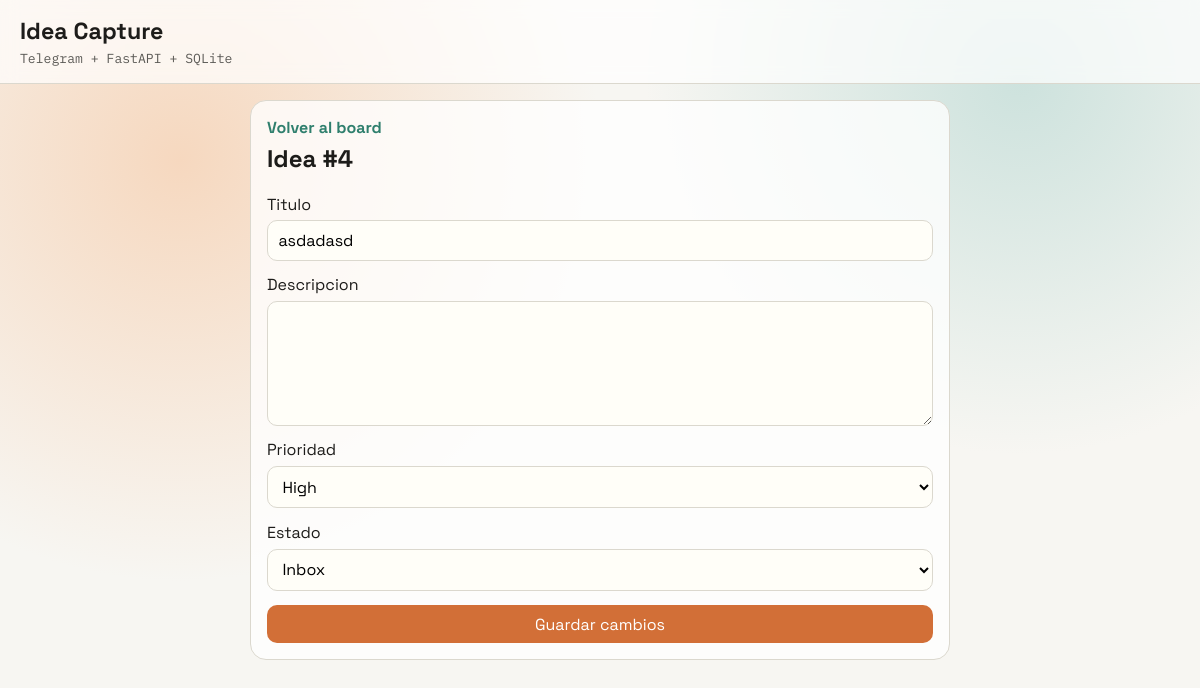
/ideas/4, run on the app's committed database.
### app/models.py (models this page shows)
class Idea(Base):
    __tablename__ = "ideas"
    id: Mapped[int] = mapped_column(Integer, primary_key=True, index=True)
    title: Mapped[str] = mapped_column(String(180), nullable=False)
    description: Mapped[str | None] = mapped_column(Text, nullable=True)
    status: Mapped[str] = mapped_column(String(20), default="inbox", nullable=False, index=True)
    priority: Mapped[str] = mapped_column(String(20), default="med", nullable=False)
    source: Mapped[str] = mapped_column(String(20), default="web", nullable=False)
    telegram_user_id: Mapped[int | None] = mapped_column(Integer, nullable=True, index=True)
    created_at: Mapped[datetime] = mapped_column(DateTime, default=datetime.utcnow, nullable=False)
    updated_at: Mapped[datetime] = mapped_column(
        DateTime,
        default=datetime.utcnow,
        onupdate=datetime.utcnow,
        nullable=False,
    )

### app/main.py (the view)
@app.get("/ideas/{idea_id}", response_class=HTMLResponse)
def idea_detail(idea_id: int, request: Request, db: Session = Depends(get_db)) -> HTMLResponse:
    idea = crud.get_idea(db, idea_id)
    if not idea:
        raise HTTPException(status_code=404, detail="Idea not found")
    return templates.TemplateResponse("idea_detail.html", {"request": request, "idea": idea})

### app/templates/idea_detail.html (shortened to what this page needs)
{% extends "base.html" %}
{% block content %}
<section class="detail">
  <a href="/" class="back">Volver al board</a>
  <h2>Idea #{{ idea.id }}</h2>
  <form action="/ideas/{{ idea.id }}/edit" method="post" class="detail-form">
    <label>
      Titulo
      <input type="text" name="title" value="{{ idea.title }}" required maxlength="180" />
    </label>
    <label>
      Descripcion
      <textarea name="description" rows="5">{{ idea.description or "" }}</textarea>
    </label>
    <label>
      Prioridad
      <select name="priority">
        <option value="high" {% if idea.priority == "high" %}selected{% endif %}>High</option>
      </select>
    </label>
    <label>
      Estado
      <select name="status">
        <option value="inbox" {% if idea.status == "inbox" %}selected{% endif %}>Inbox</option>
      </select>
    </label>
    <button type="submit">Guardar cambios</button>
  </form>
</section>
{% endblock %}

### app/static/styles.css (style rules this page uses)
:root { --bg: #f7f6f2; --panel: #fffef8; --ink: #1d1c1a; --muted: #5b5a56; --line: #dbd8ce; --accent: #d26f37; --accent-2: #2f7f6d; }
* { box-sizing: border-box; }
body { margin: 0; font-family: "Space Grotesk", sans-serif; color: var(--ink); background: radial-gradient(circle at 15% 20%, #f6d8bf 0%, transparent 35%), radial-gradient(circle at 85% 10%, #cde2dd 0%, transparent 30%), var(--bg); min-height: 100vh; }
input, textarea, select, button { font: inherit; padding: 0.55rem 0.65rem; border-radius: 10px; border: 1px solid var(--line); background: var(--panel); }
button { border: none; background: var(--accent); color: #fff; cursor: pointer; }
.detail { max-width: 700px; margin: 0 auto; padding: 1rem; border-radius: 16px; border: 1px solid var(--line); background: rgba(255, 255, 255, 0.78); }
.detail h2 { margin-top: 0.3rem; }
.back { text-decoration: none; color: var(--accent-2); font-weight: 700; }
.detail-form { display: grid; gap: 0.85rem; }
.detail-form label { display: grid; gap: 0.35rem; }

### data on the page
Idea: id "4", title "asdadasd", priority "High", status "Inbox"
